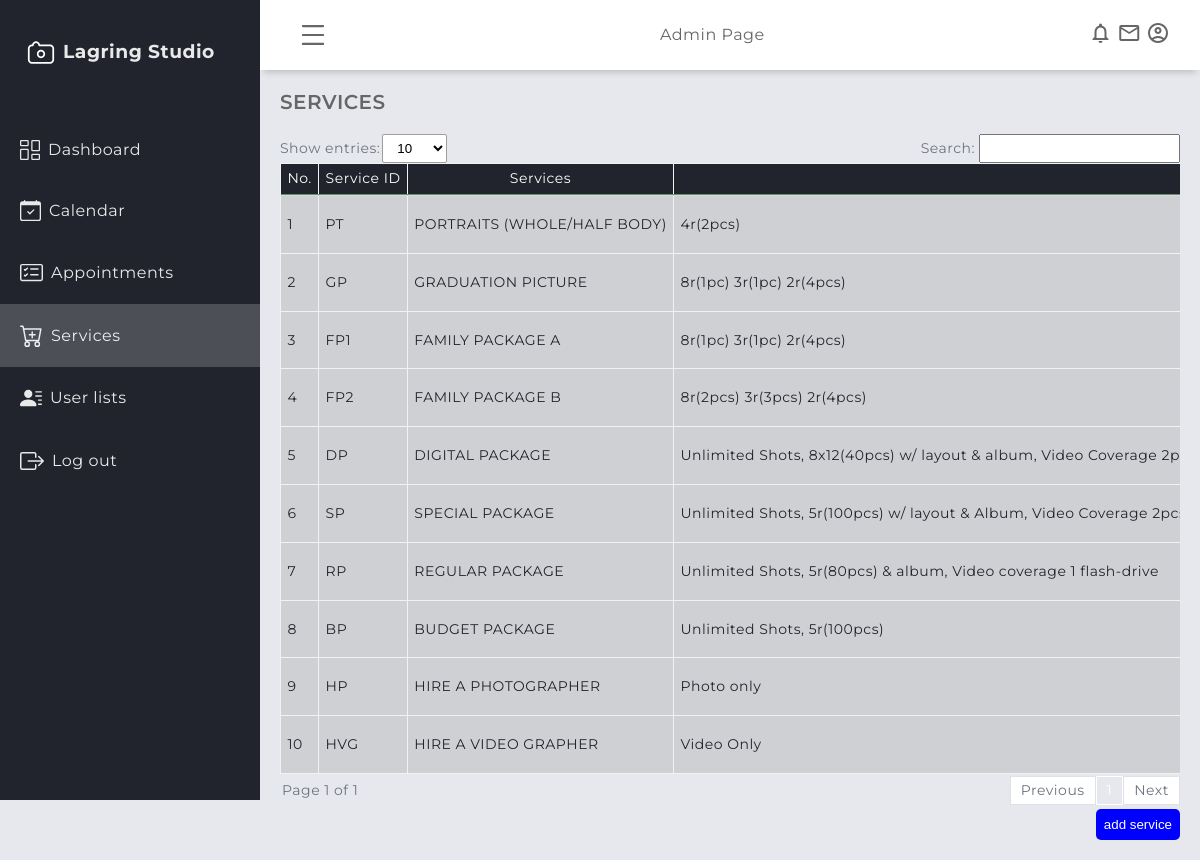
The app's page /admin/services.php (signed in) with its own data.
### tables this page shows
CREATE TABLE `services` (
  `service_id` int(11) NOT NULL,
  `serviceID` varchar(20) NOT NULL,
  `service_name` varchar(250) NOT NULL,
  `service_description` varchar(500) NOT NULL,
  `service_price` int(11) DEFAULT NULL,
  `service_date_added` datetime NOT NULL DEFAULT current_timestamp(),
  `archived_flag` int(11) NOT NULL
);

### admin/services.php (the view, shortened to what this page needs)
<?php
   include('session.php');
?>
<!DOCTYPE html>
<html lang="en">
    <head>
        <link rel="stylesheet" href="../assets/global/css/design.css" />
        <link rel="stylesheet" href="../assets/global/css/table.css" />
        <link rel="stylesheet" href="../assets/global/css/global.css" />
        <link rel="stylesheet" href="../assets/admin/css/dashboardcontainer.css" />
        <link rel="stylesheet" href="../assets/admin/css/services.css" />
    </head>
    <body>
        <?php require "header/header.php"?>
        <?php require "navigation/sidebar.php"?>
        <main class="main-container">
            <div class="main-title">
                <p class="font-weight-bold">SERVICES</p>
            </div>
        <div class= "showAndSearch  text-secondary align-items-center mb-1">
                        <div class= "align-items-center">
                            <label >Show entries:</label>
                            <select id="entriesPerPage">
                                <option value="10">10</option>
                            </select>
                        </div>
                        <div class= "align-items-center">
                            <label for="searchInput" class="pr-1" >Search:</label>
                            <div style="position: relative;">
                                <input type="text" id="searchInput" >
                            </div>
                        </div>
                        <div id="table1" class="table-group-container active">
                            <table id="table1" class="table table-striped table-bordered w-100">
                                <thead>
                                    <tr>
                                        <th>No.</th>
                                        <th>Service ID</th>
                                        <th>Services</th>
                                        <th>Description</th>
                                    </tr>
                                </thead>
                                <tbody>
                        <?php
                                    $i = 1;
                                    $sql = mysqli_query($connection, "SELECT * FROM services") or die(mysqli_error($connection));
                                    if (mysqli_num_rows($sql) > 0) {
                                    while ($row = mysqli_fetch_array($sql)) {
                                        $ID = $row["serviceID"];
                                        $sername = $row['service_name'];
                                        $serdesc = $row['service_description'];
                                    ?>
                                    <tr>
                                        <td><?php echo $i++ ?></td>
                                        <td><?php echo strtoupper($ID);?></td>
                                        <td><?php echo strtoupper($sername);?></td>
                                        <td><?php echo ($serdesc);?></td>
                                    </tr>
                                    <?php
                                    }}
                                    else {echo '<tr><td colspan="6" style="text-align: center;">No records found.</td></tr>';}
                                ?>
                                </tbody>
                            </table>
                        </div>
                        <div class="pagination-container">
                            <div id="pagination-label"></div>
                            <div id="pagination" class="pagination"></div>
                        </div>
                    </div>
                <div class="add">
                    <button class="modal-trigger" data-modal-id="add_service">add service</button>
                </div>
            </main>
    </body>
</html>

### assets/global/css/design.css (style rules this page uses)
:root { --blue1: rgba(36, 175, 242); --blue2: rgba(7, 164, 241); --blue3: rgba(23, 147, 217); --blue4: rgba(4, 127, 204); --blue5: rgba(30,144,255); --light_blue: rgba(63, 194, 250); --dim_blue: rgba(137, 192, 223); --dark_blue: rgba(30, 70, 139); --gray: rgba(208, 216, 227); --dark_gray: rgba(141, 164, 196); --dirty_white: rgba(244, 244, 244); --red: rgba(254, 0, 0); --maroon: rgba(154, 0, 0); }
* { margin: 0; padding: 0; box-sizing: border-box; }
body { font-family: "Montserrat", sans-serif; letter-spacing: 0.5px; line-height: 1.2; scrollbar-color: smooth; background-color: #e6e8ed; color: #666666; }
.font-weight-bold { font-weight: 600; }

### assets/global/css/table.css (style rules this page uses)
.table { width: 100%; margin-bottom: 2px; color: #212529; border-collapse: collapse; white-space: nowrap; }
.table th, .table td { padding: 0.4rem; align-items: center; border-top: 1px solid #cafaca77; }
.table thead th { vertical-align: bottom; border-bottom: 2px solid #cafaca77; background-color: #21232d; color: white; font-weight: normal; text-align: center; }
.table-bordered { border: 1px solid #cafaca77; }
.table-bordered th, .table-bordered td { border: 1px solid hsl(0, 0%, 95%); }
.table-bordered thead th, .table-bordered thead td { border-bottom-width: 2px; }
.table-striped tbody tr { background-color: rgba(0, 0, 0, 0.1); }
#entriesPerPage { background-color: white; border: 1px solid rgb(158, 158, 158); border-radius: 2px; padding: 5px 10px; align-items: center; margin-left: 2px; outline: none; }
#searchInput { padding: 5px 10px; outline: none; }
.showAndSearch { display: flex; justify-content: space-between; flex-wrap: wrap; font-size: 14px; margin-bottom: 10px; }
.pagination-container { display: flex; justify-content: space-between; align-items: center; font-size: 14px; width: 100%; }
#pagination-label { color: #6c757d; padding-left: 2px; }
.pagination { display: flex; align-items: center; }
.table-group-container { display: none; overflow-x: auto; }
.table-group-container.active { display: block; width: 100%; }

### assets/global/css/global.css (style rules this page uses)
.mb-1 { margin-bottom: 0.25rem; }
.pr-1 { padding-right: 0.25rem; }
.text-secondary { color: #6c757d !important; }
* { margin: 0; padding: 0; box-sizing: border-box; }
.w-100 { width: 100% !important; }
.align-items-center { display: flex; align-items: center; }

### assets/admin/css/dashboardcontainer.css (style rules this page uses)
.main-container { margin-top: 70px; margin-left: 260px; padding: 1.25rem; min-height: calc(100vh - 70px); transition: all 0.5s; -webkit-transition: all 0.5s; z-index: 8; }
.main-title { margin: 0 0 1.25rem 0; }
.main-title p { font-size: 1.25rem; }

### assets/admin/css/services.css (style rules this page uses)
.add { display: flex; justify-content: end; }
.add button { padding: 0.5rem; border:none; outline:none; cursor: pointer; background-color: blue; color: #fff; border-radius: 5px; }

### records on screen
services: serviceID "PT", service_name "PORTRAITS (WHOLE/HALF BODY)", service_description "4r(2pcs)"
services: serviceID "GP", service_name "GRADUATION PICTURE", service_description "8r(1pc) 3r(1pc) 2r(4pcs)"
services: serviceID "FP1", service_name "FAMILY PACKAGE A", service_description "8r(1pc) 3r(1pc) 2r(4pcs)"
services: serviceID "FP2", service_name "FAMILY PACKAGE B", service_description "8r(2pcs) 3r(3pcs) 2r(4pcs)"
services: serviceID "DP", service_name "DIGITAL PACKAGE", service_description "Unlimited Shots, 8x12(40pcs) w/ layout & album, Video Coverage…"
services: serviceID "SP", service_name "SPECIAL PACKAGE", service_description "Unlimited Shots, 5r(100pcs) w/ layout & Album, Video Coverage…"
services: serviceID "RP", service_name "REGULAR PACKAGE", service_description "Unlimited Shots, 5r(80pcs) & album, Video coverage 1 flash-drive"
services: serviceID "BP", service_name "BUDGET PACKAGE", service_description "Unlimited Shots, 5r(100pcs)"
services: serviceID "HP", service_name "HIRE A PHOTOGRAPHER", service_description "Photo only"
services: serviceID "HVG", service_name "HIRE A VIDEO GRAPHER", service_description "Video Only"
